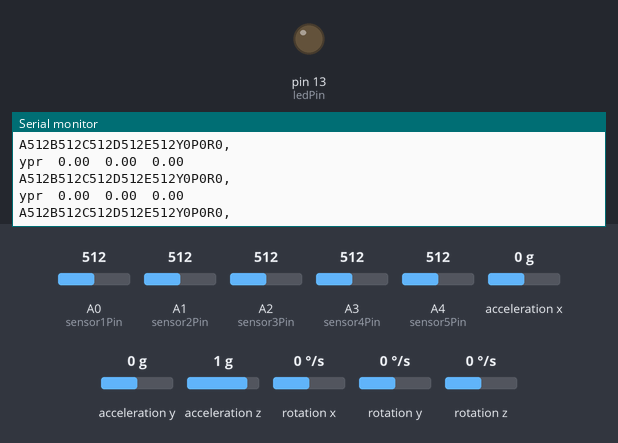
A sketch run on a simulated Arduino Uno, built with avr-gcc and run on an emulated ATmega328P. Shown: output pins drawn as LEDs (lit = HIGH), the last lines printed to the serial monitor. The test bench sets the inputs (shaded band); at power-on: A0 (sensor1Pin) = 512, A1 (sensor2Pin) = 512, A2 (sensor3Pin) = 512, A3 (sensor4Pin) = 512, A4 (sensor5Pin) = 512, acceleration x 0 g, acceleration y 0 g, acceleration z 1 g, rotation x 0 °/s, rotation y 0 °/s, rotation z 0 °/s.

Above: at 4.7 s.
4.8 s: A0 (sensor1Pin) set to 107
At 5.9 s:
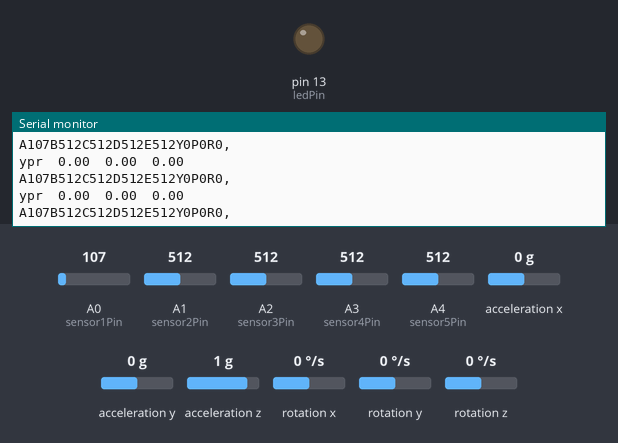
7.8 s: A0 (sensor1Pin) set to 88
At 8.9 s:
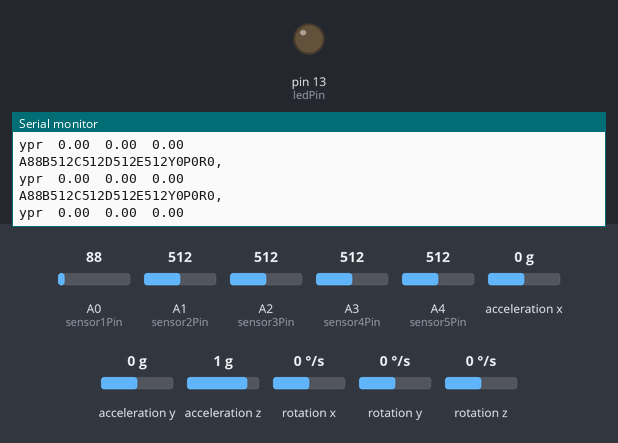
9.3 s: A1 (sensor2Pin) set to 111
At 10.1 s:
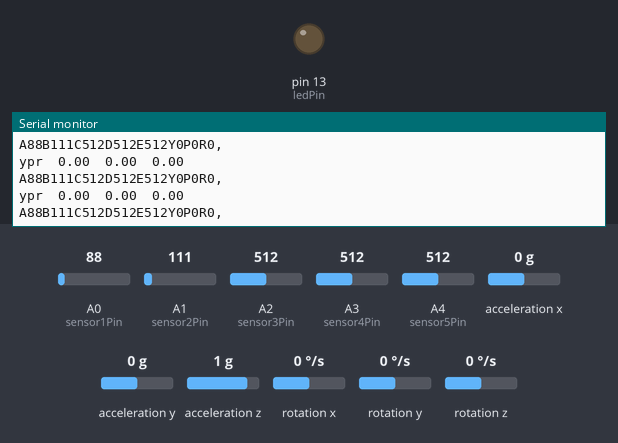
12.3 s: A1 (sensor2Pin) set to 95
At 13.4 s:
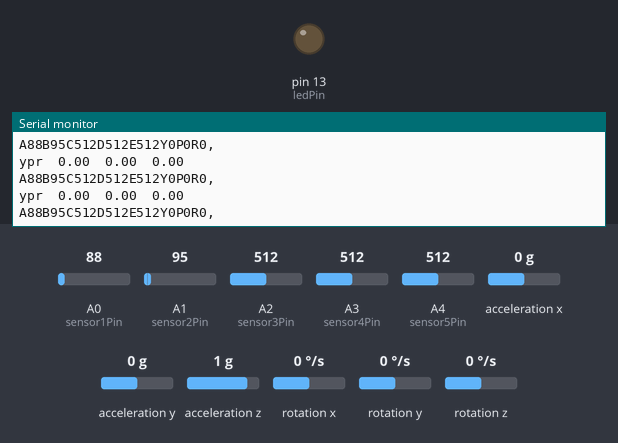
13.8 s: A2 (sensor3Pin) set to 111
At 14.3 s:
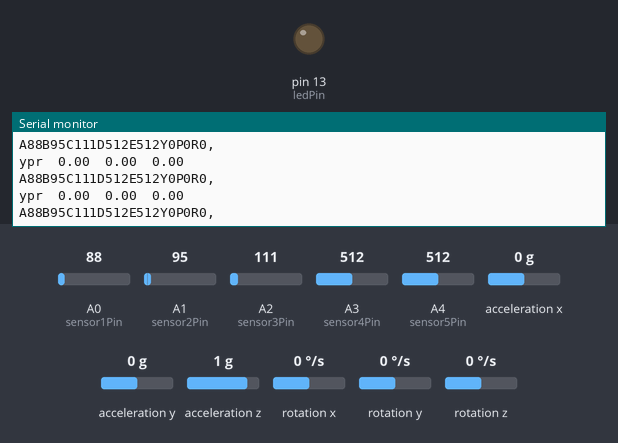
16.8 s: A2 (sensor3Pin) set to 89
At 17.6 s:
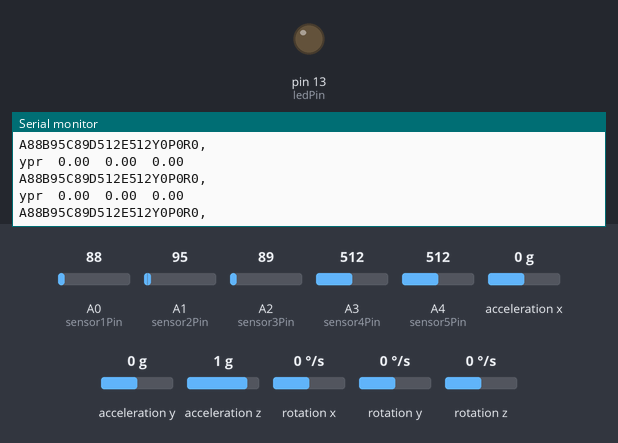
Timing chart, 0 to 19.8 s (numbered marks = the images above; inputs shaded):
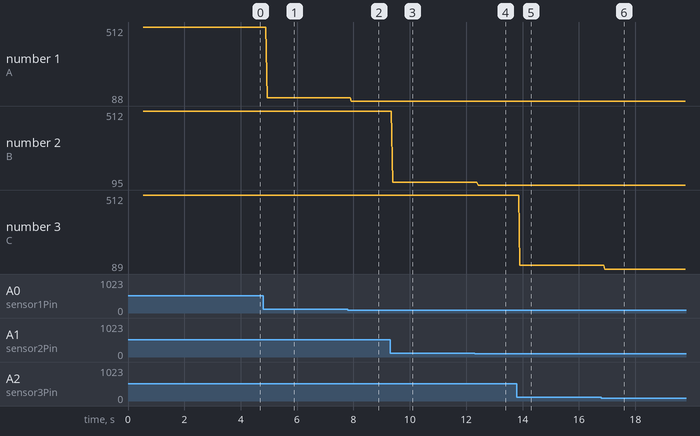

The sketch:

AID_serialProtocol2.ino
```cpp
#include <SoftwareSerial.h>
#include "I2Cdev.h"

//Arduino Due pins: 20 (SDA), 21 (SCL), SDA1, SCL1

#include "MPU6050_6Axis_MotionApps20.h"
#if I2CDEV_IMPLEMENTATION == I2CDEV_ARDUINO_WIRE
  #include "Wire.h"
#endif

MPU6050 mpu;

#define OUTPUT_READABLE_YAWPITCHROLL

// MPU control/status vars
bool dmpReady = false;  // set true if DMP init was successful
uint8_t mpuIntStatus;   // holds actual interrupt status byte from MPU
uint8_t devStatus;      // return status after each device operation (0 = success, !0 = error)
uint16_t packetSize;    // expected DMP packet size (default is 42 bytes)
uint16_t fifoCount;     // count of all bytes currently in FIFO
uint8_t fifoBuffer[64]; // FIFO storage buffer

// orientation/motion vars
Quaternion q;           // [w, x, y, z]         quaternion container
VectorInt16 aa;         // [x, y, z]            accel sensor measurements
VectorInt16 aaReal;     // [x, y, z]            gravity-free accel sensor measurements
VectorInt16 aaWorld;    // [x, y, z]            world-frame accel sensor measurements
VectorFloat gravity;    // [x, y, z]            gravity vector
float euler[3];         // [psi, theta, phi]    Euler angle container
float ypr[3];           // [yaw, pitch, roll]   yaw/pitch/roll container and gravity vector

volatile bool mpuInterrupt = false;     // indicates whether MPU interrupt pin has gone high
void dmpDataReady() {
    mpuInterrupt = true;
}

int sensor1Pin = A0;
int sensor2Pin = A1;
int sensor3Pin = A2;
int sensor4Pin = A3;
int sensor5Pin = A4;

int ledPin = 13;

int sensor1Value = 0;
int sensor2Value = 0;
int sensor3Value = 0;
int sensor4Value = 0;
int sensor5Value = 0;

int mpuYaw = 0;
int mpuPitch = 0;
int mpuRoll = 0;

char sensorSend[21];
//char sensor2Send[4];
//String sensorsString = "";
char mpuYPRSend[21];

SoftwareSerial SerialBT(10, 11); // TX, RX

void setup() {
  // put your setup code here, to run once:
  pinMode(ledPin, OUTPUT);
  Serial.begin(9600);
  SerialBT.begin(9600);

  #if I2CDEV_IMPLEMENTATION == I2CDEV_ARDUINO_WIRE
    Wire.begin();
    TWBR = 24;
  #elif I2CDEV_IMPLEMENTATION == I2CDEV_BUILTIN_FASTWIRE
    Fastwire::setup(400, true);
  #endif

  while (!Serial); // wait for Leonardo enumeration, others continue immediately
  mpu.initialize();
  Serial.println(mpu.testConnection() ? F("MPU6050 connection successful") : F("MPU6050 connection failed"));
  devStatus = mpu.dmpInitialize();

  if (devStatus == 0) {
    mpu.setDMPEnabled(true);
    mpuIntStatus = mpu.getIntStatus();
    dmpReady = true;
    packetSize = mpu.dmpGetFIFOPacketSize();
  } else {
    Serial.print(devStatus);
  }
}

void loop() {
  // put your main code here, to run repeatedly:

  //Reading the sensor values
  sensor1Value = analogRead(sensor1Pin);
  sensor2Value = analogRead(sensor2Pin);
  sensor3Value = analogRead(sensor3Pin);
  sensor4Value = analogRead(sensor4Pin);
  sensor5Value = analogRead(sensor5Pin);

  // sprintf(sensorSend, "A%dB%dC%dD%dE%d,", sensor1Value, sensor2Value, sensor3Value, sensor4Value, sensor5Value);

  //strcat(sensorsString, 'F');
  //strcat(sensorsString, str(sensor1Value));
  //strcat(sensorsString, ',');
  //strcat(sensorsString, str(sensor2Value));


  //SerialBT.print(sensorSend);
  //SerialBT.print(sensorsString);
  //Serial.print(sensorSend);
  //SerialBT.print(sensor2Send);
  //Serial.print(sensor2Send);
  //
  //digitalWrite(ledPin, HIGH);
  //delay(sensor1Value);
  //digitalWrite(ledPin, LOW);

    if (dmpReady) {

    // reset interrupt flag and get INT_STATUS byte
    mpuInterrupt = false;
    mpuIntStatus = mpu.getIntStatus();

    // get current FIFO count
    fifoCount = mpu.getFIFOCount();

    // check for overflow (this should never happen unless our code is too inefficient)
    if ((mpuIntStatus & 0x10) || fifoCount == 1024) {

        // reset so we can continue cleanly
        mpu.resetFIFO();
        Serial.println(F("FIFO overflow!"));

      } else if (mpuIntStatus & 0x02) {

        // wait for correct available data length, should be a VERY short wait
        while (fifoCount < packetSize) fifoCount = mpu.getFIFOCount();

        // read a packet from FIFO
        mpu.getFIFOBytes(fifoBuffer, packetSize);

        // track FIFO count here in case there is > 1 packet available
        // (this lets us immediately read more without waiting for an interrupt)
        fifoCount -= packetSize;

        #ifdef OUTPUT_READABLE_YAWPITCHROLL
            // display Euler angles in degrees
            mpu.dmpGetQuaternion(&q, fifoBuffer);
            mpu.dmpGetGravity(&gravity, &q);
            mpu.dmpGetYawPitchRoll(ypr, &q, &gravity);
            Serial.print("\nypr\t");
            Serial.print(ypr[0] * 180/M_PI);
            Serial.print("\t");
            Serial.print(ypr[1] * 180/M_PI);
            Serial.print("\t");
            Serial.println(ypr[2] * 180/M_PI);
            mpuYaw = ypr[0] * 180/M_PI;
            mpuPitch = ypr[1] * 180/M_PI;
            mpuRoll = ypr[2] * 180/M_PI;

//            Serial.print("\nypr\t");
//            Serial.print(ypr[0]);
//            Serial.print("\t");
//            Serial.print(ypr[1]);
//            Serial.print("\t");
//            Serial.println(ypr[2]);

        #endif
      }
    }
    // send the serial message


    sprintf(sensorSend, "A%dB%dC%dD%dE%dY%dP%dR%d,", sensor1Value, sensor2Value, sensor3Value, sensor4Value, sensor5Value, char(mpuYaw), char(mpuPitch), char(mpuRoll));

    SerialBT.print(sensorSend);

    Serial.print(sensorSend);
}
```

Measured:
- the behaviour switches between 100 and 99 on A0 (sensor1Pin) (found by bisection; images 1 and 2)
- after the input at 4.8 s, the serial monitor: prints a new line after 0.13 s (image 1)
- after the input at 7.8 s, the serial monitor: prints a new line after 0.13 s (image 2)
- after the input at 9.3 s, the serial monitor: prints a new line after 0.10 s (image 3)
- after the input at 12.3 s, the serial monitor: prints a new line after 0.13 s (image 4)
- after the input at 13.8 s, the serial monitor: prints a new line after 0.11 s (image 5)
- after the input at 16.8 s, the serial monitor: prints a new line after 0.12 s (image 6)
- plotted number 1: 512 → 107 after the input at 4.8 s, 107 → 88 after the input at 7.8 s
